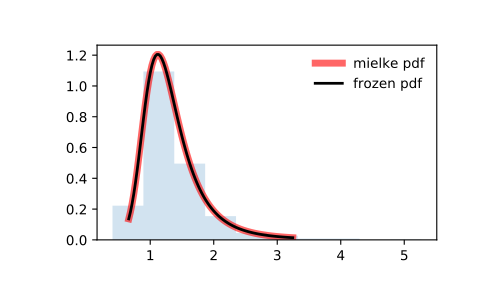

Recreate this plot in Python.
from scipy.stats import mielke
import matplotlib.pyplot as plt
fig, ax = plt.subplots(1, 1)

# Calculate a few first moments:

k, s = 10.4, 4.6
mean, var, skew, kurt = mielke.stats(k, s, moments='mvsk')

# Display the probability density function (``pdf``):

x = np.linspace(mielke.ppf(0.01, k, s),
                mielke.ppf(0.99, k, s), 100)
ax.plot(x, mielke.pdf(x, k, s),
       'r-', lw=5, alpha=0.6, label='mielke pdf')

# Alternatively, the distribution object can be called (as a function)
# to fix the shape, location and scale parameters. This returns a "frozen"
# RV object holding the given parameters fixed.

# Freeze the distribution and display the frozen ``pdf``:

rv = mielke(k, s)
ax.plot(x, rv.pdf(x), 'k-', lw=2, label='frozen pdf')

# Check accuracy of ``cdf`` and ``ppf``:

vals = mielke.ppf([0.001, 0.5, 0.999], k, s)
np.allclose([0.001, 0.5, 0.999], mielke.cdf(vals, k, s))
# True

# Generate random numbers:

r = mielke.rvs(k, s, size=1000)

# And compare the histogram:

ax.hist(r, density=True, histtype='stepfilled', alpha=0.2)
ax.legend(loc='best', frameon=False)
plt.show()
